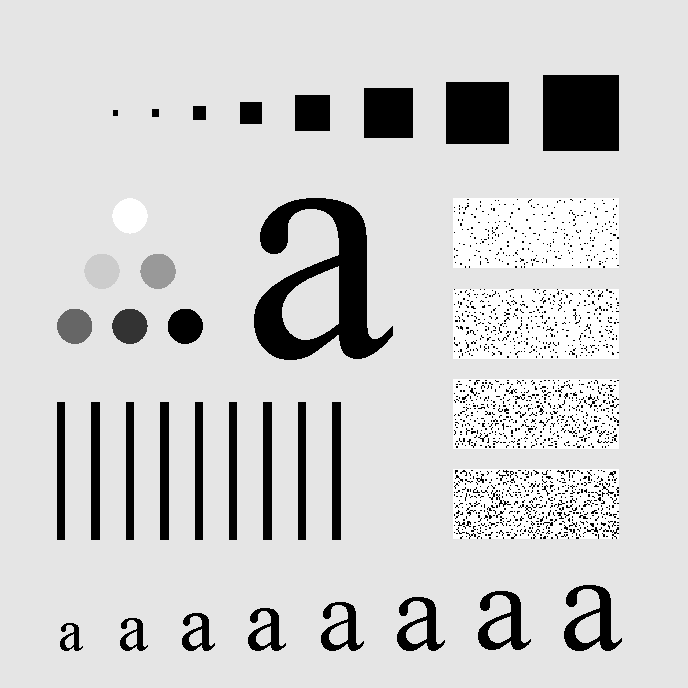
#> input picture Image_restoration/img/Fig0441(a)(characters_test_pattern).tif, 688 x 688 px
$ python test.py
#> lines starting #> are read from the running program, lines starting #| are printed output that depends on the picture; after the words box and inside, x2 and y2 are one past the last pixel; in counts of white or black regions, pixels touching at a corner belong together
import cv2
import matplotlib.pyplot as plt
import numpy as np
import math


# [4 lines left out: function cv_show, not called in this run]

img = cv2.imread('img/Fig0441(a)(characters_test_pattern).tif',cv2.IMREAD_GRAYSCALE)
#> img is the input picture: shape (688, 688); min 0, max 255, mean 207.3


# 放大并填充图片
def amplify_fill(img):
    M, N = img.shape
    P = 2 * M
    Q = 2 * N
    amplify_img = np.zeros((P,Q), np.uint8)
    for i in range(0,M):
        for j in range(0,N):
            amplify_img[i,j] = img[i,j]

    return amplify_img

# 中心化图谱
# [38 lines left out: functions centerlization, discrete_integral_Tow, IDFT, deal_negative, not called in this run]

def multiplication(img1,img2):
    M, N = img1.shape
    multiplication_img = np.zeros((M, N),dtype=complex)
    for i in range(M):
        for j in range(N):
            multiplication_img[i, j] = img1[i, j] * img2[i, j]
    return multiplication_img

# 理想低通滤波
def idea_low_pass_filter(img, r):
    P = img.shape[0]
    Q = img.shape[1]
    filter = np.zeros((P, Q), np.uint8)
    ch = P/2
    cw = Q/2
    for i in range(P):
        for j in range(Q):
            D = math.sqrt(pow(i-ch, 2)+pow(j-cw, 2))
            if D <= r:
                filter[i, j] = 1
            else:
                filter[i, j] = 0
    return filter

# 巴特沃斯低通滤波器
# [11 lines left out: function BLPF, not called in this run]


aimg = amplify_fill(img)
#> after the loop in amplify_fill, `for i in range(0,M):`:
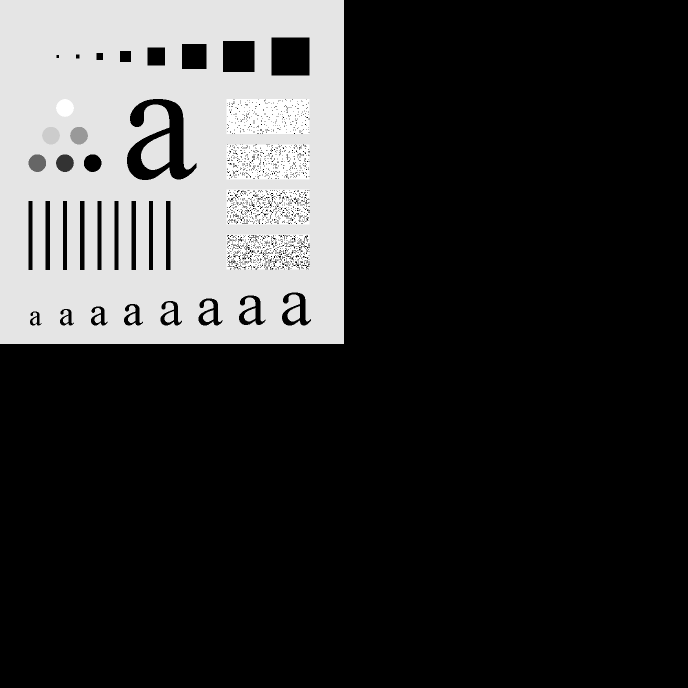
#> amplify_img: shape (1376, 1376) (shown at 1/2 size); min 0, max 255, mean 51.8
cimg = np.fft.fftshift(aimg)
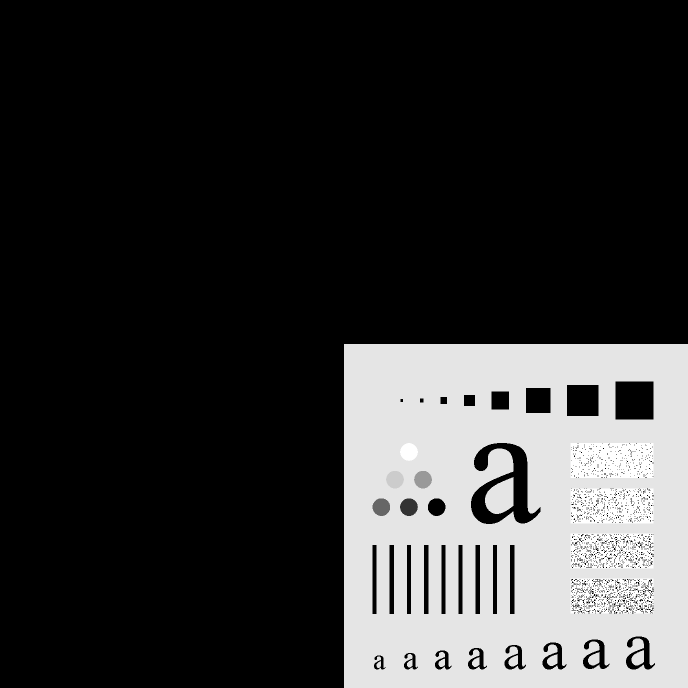
#> cimg: shape (1376, 1376) (shown at 1/2 size); min 0, max 255, mean 51.8
H = idea_low_pass_filter(cimg,30)
#> after the loop in idea_low_pass_filter, `for i in range(P):`:
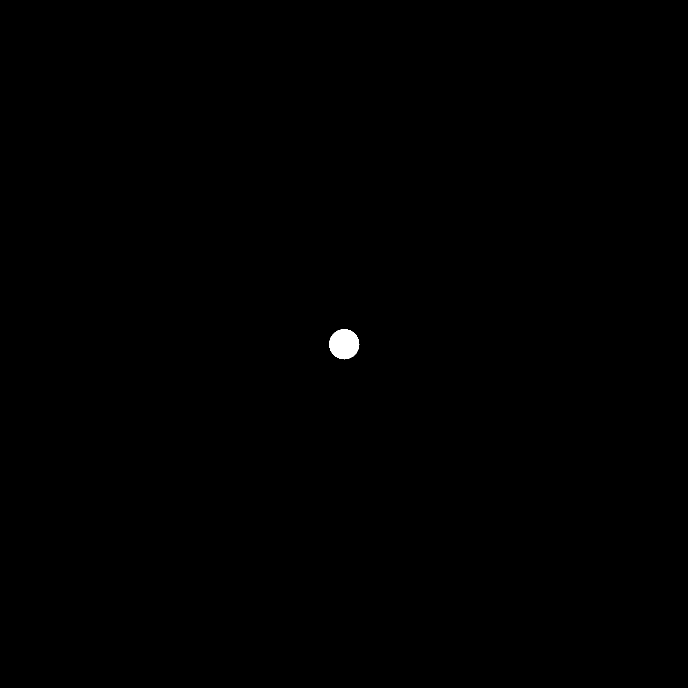
#> filter: shape (1376, 1376) (shown at 1/2 size); values 0 (black) and 1 (white), 0.15% white; 1 white region, box (x1, y1, x2, y2) and area: (658, 658, 719, 719) 2821

f = np.fft.fft2(cimg)
fshift = np.fft.fftshift(f)
magnitude_spectrum = 20*np.log(np.abs(fshift))
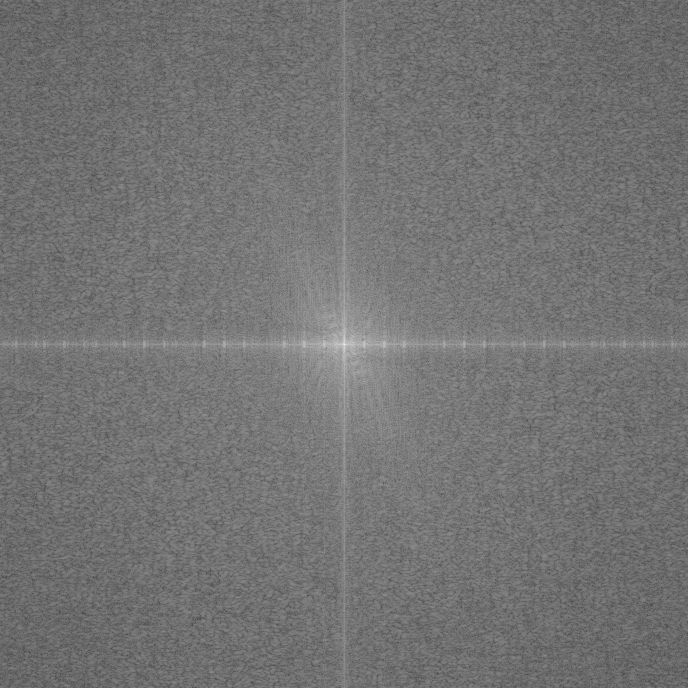
#> magnitude_spectrum: shape (1376, 1376) float64 (shown at 1/2 size); min 45.62, max 368, mean 191.6; drawn with min black and max white
mimg = multiplication(H,fshift)

# iG = np.fft.ifftshift(mimg)
Gshift = np.fft.ifft2(mimg)
iG = np.fft.fftshift(Gshift)
G = np.abs(iG)
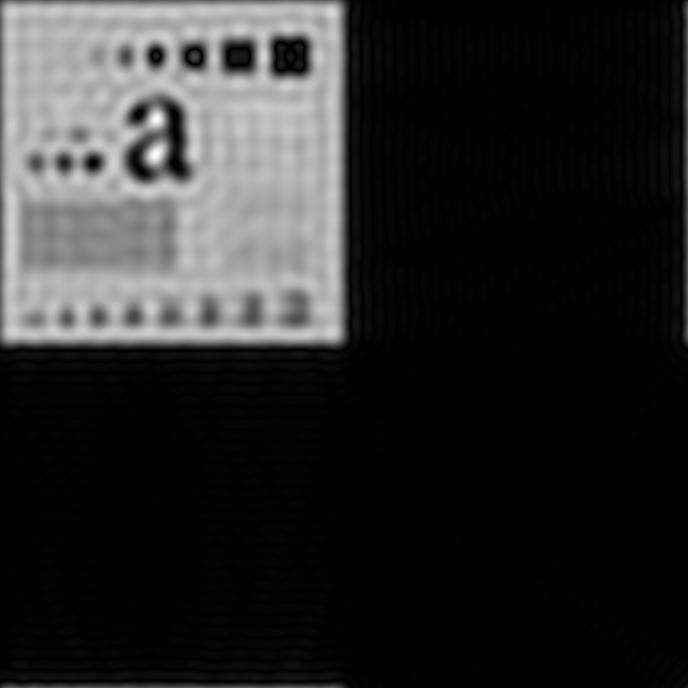
#> G: shape (1376, 1376) float64 (shown at 1/2 size); min 2.94e-06, max 326.4, mean 54.3; drawn with min black and max white

result = G[0:G.shape[0]//2,0:G.shape[1]//2]
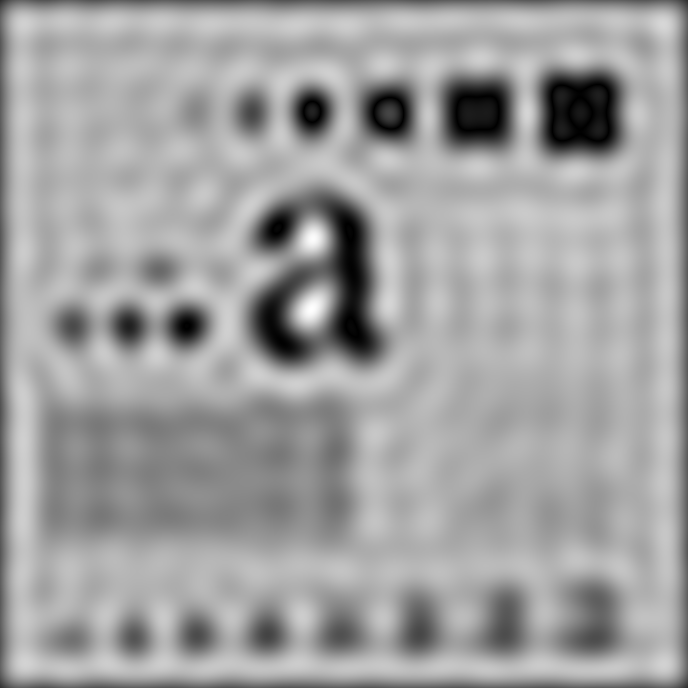
#> result: shape (688, 688) float64; min 0.00204, max 326.4, mean 204.7; drawn with min black and max white

plt.subplot(331),plt.imshow(img,cmap='gray'),plt.title('raw')
# [6 lines of commented-out code are left out]

plt.show()
